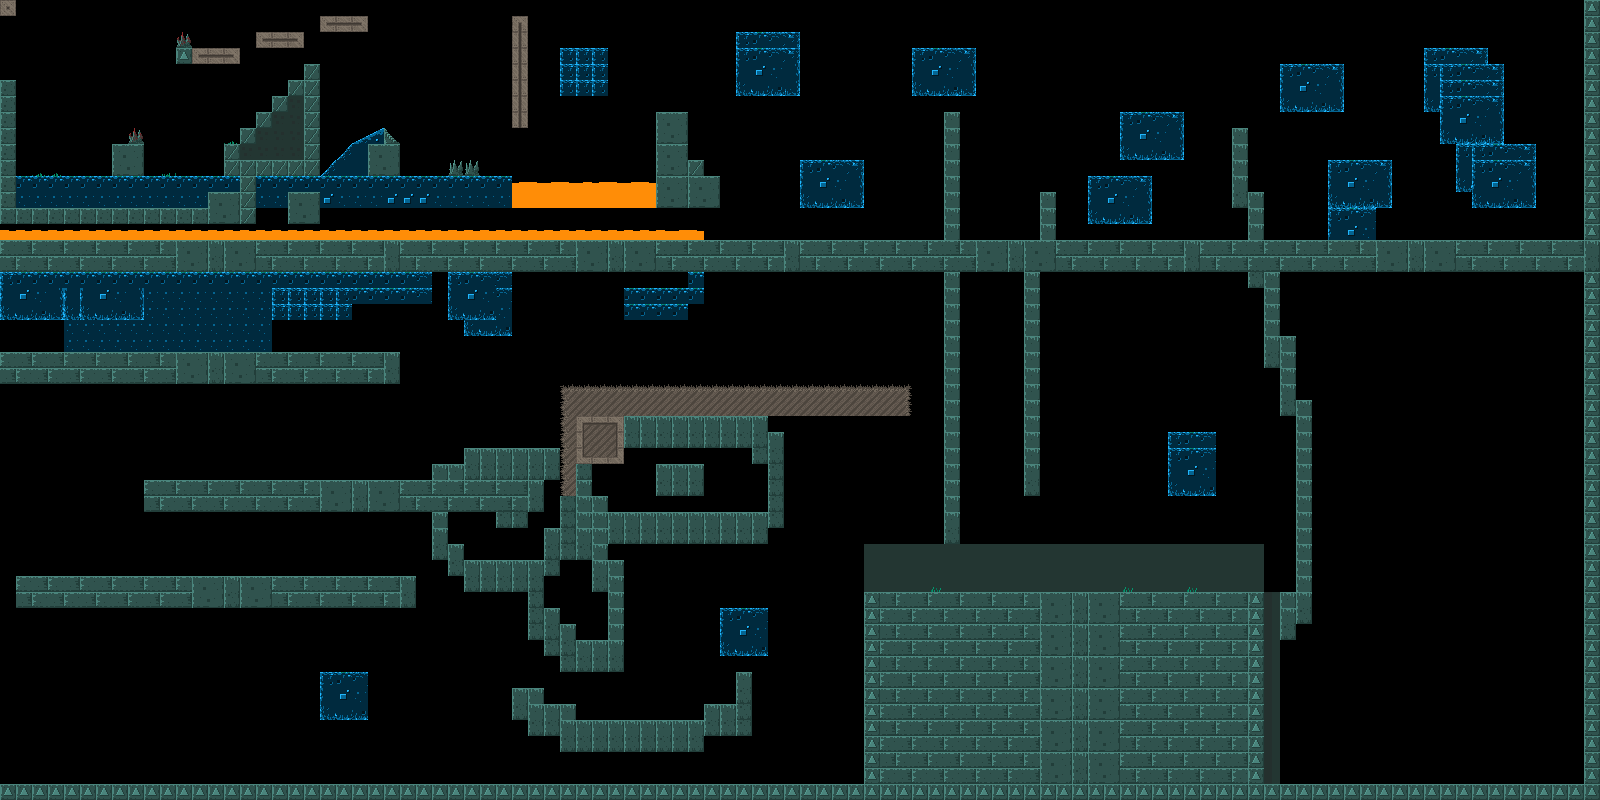

This is a level from a 2D game, rendered from its Tiled map with the project's own tilesets. A one-line summary and the map file follow, with tile-layer data summarised:
An orthogonal 100x50 tile map with 16x16 px tiles, 2 tile layers (Front, Otra), 2 tilesets and 1 object (Camera).

<map version="1.2" tiledversion="2019.02.10" orientation="orthogonal" renderorder="right-up" width="100" height="50" tilewidth="16" tileheight="16" infinite="0" nextlayerid="6" nextobjectid="2">
 <tileset firstgid="1" source="tileset1.tsx" />
 <tileset firstgid="257" source="tile2.tsx" />
 <layer id="1" name="Front" width="100" height="50">
  <properties>
   <property name="hSpeed" type="int" value="0" />
  </properties>
  <data>[5000 cells, 1718 non-empty, 59 distinct tile ids]</data>
 </layer>
 <layer id="5" name="Otra" width="100" height="50">
  <data>[5000 cells, 1 non-empty, 1 distinct tile ids]</data>
 </layer>
 <objectgroup id="3" name="Object Layer 1">
  <object id="1" name="Camera" x="423.333" y="167.333">
   <point />
  </object>
 </objectgroup>
</map>
